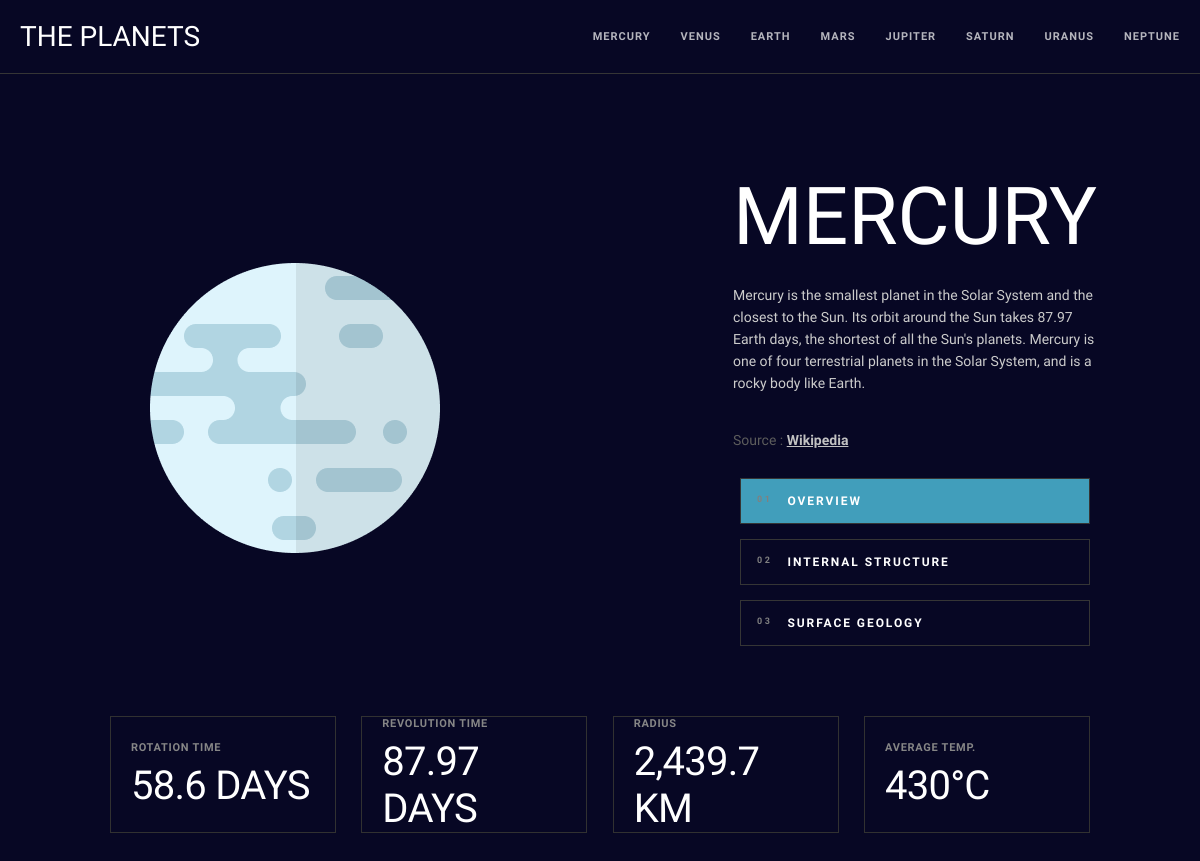
Screenshot of /MERCURY/ with the database file from the repository.
### base/models.py (models this page shows)
class PlanetInfo(models.Model):
    titlename = models.CharField(max_length=64)
    content1 = models.TextField(max_length=1024)
    content2 = models.TextField(max_length=1024)
    content3 = models.TextField(max_length=1024)
    source = models.TextField(max_length=500)
    planetimage1 = models.FileField(upload_to='planet_images/')
    planetimage2 = models.FileField(upload_to='planet_images/')
    planetimage3 = models.FileField(upload_to='planet_images/')
    button1content = models.TextField(max_length=32)
    button2content = models.TextField(max_length=32)
    button3content = models.TextField(max_length=32)
    button4content = models.TextField(max_length=32, default="Default button 4 text")
    animationcolor = models.CharField(max_length=64)

### base/views.py (the view)
# urls.py: 2. Add a URL to urlpatterns:  path('', views.home, name='home')
def home(request, pk=None):
    if pk is None:
        return redirect('planet-filtered', pk='MERCURY')
    planet = get_object_or_404(PlanetInfo, titlename=pk)
    planets = PlanetInfo.objects.all()
    context = {
        'filtered_planet': planet,
        'planets': planets,
    }
    return render(request, 'home.html', context)

### base/templates/home.html (shortened to what this page needs)
{% extends 'main.html' %}
{% block content %}
    <div class="main-content-container">
    <div class="main-selector">
        <div class="main-img-selector">
            <div class="image-absolute">
            <img id="planet-images" class="invisible animation1" src="{{ filtered_planet.planetimage1.url }}">
        </div>
        </div>
        <div class="main-content-selector animation2">
            <div class="content-selector">
                <p class="content-title">{{ filtered_planet.titlename }}</p>
                <p class="content-text tx1">{{ filtered_planet.content1 }}
                    </p>
                <p class="content-source">Source : <a href="{{ filtered_planet.source }}" target="_blank" class="source-link">Wikipedia</a></p>
            </div>
            <div class="delete-it">
            <div class="buttons-div">
                <button class="buttons-div-button anotherbutton2" data-color="{{ filtered_planet.animationcolor }}"><span class="button-number">01</span> OVERVIEW</button>
                <button class="buttons-div-button anotherbutton2" data-color="{{ filtered_planet.animationcolor }}"><span class="button-number">02</span> INTERNAL STRUCTURE</button>
                <button class="buttons-div-button anotherbutton2" data-color="{{ filtered_planet.animationcolor }}"><span class="button-number">03</span> SURFACE GEOLOGY</button>
            </div>
        </div>
        </div>
    </div>
</div>
<div class="main-buttons-container">
    <div class="record-container">
        <div class="record-selector">
            <p class="record-left">ROTATION TIME</p>
            <p class="record-right">{{ filtered_planet.button1content }}</p>
        </div>
        <div class="record-selector">
            <p class="record-left">REVOLUTION TIME</p>
            <p class="record-right">{{ filtered_planet.button2content }}</p>
        </div>
        <div class="record-selector">
            <p class="record-left">RADIUS</p>
            <p class="record-right">{{ filtered_planet.button3content }}</p>
        </div>
        <div class="record-selector">
            <p class="record-left">AVERAGE TEMP.</p>
            <p class="record-right">{{ filtered_planet.button4content }}</p>
        </div>
    </div>
</div>
{% endblock %}

### base/templates/main.html (shortened to what this page needs)
{% load static %}
<!DOCTYPE html>
<html lang="en">
<head>
    <link rel="stylesheet" href="{% static 'css/styles.css' %}">
</head>
<body>
    <header>
    {% include 'navbar.html' %}
    </header>
    {% block content %}
    {% endblock %}
</body>
</html>

### base/templates/navbar.html (shortened to what this page needs)
        {% load static %}
        <div class="main-header">
            <p class="header-title">THE PLANETS</p>
            <div class="planet-links-container">
                {% for planet in planets %}
                <a href="{% url 'planet-filtered' planet.titlename %}" class="planet-links" data-color="{{ planet.animationcolor }}">{{planet.titlename}}</a>
                {% endfor %}
            </div>
        </div>

### rows the page displays
PlanetInfo: titlename "MERCURY", planetimage1 (picture), content1 "Mercury is the smallest planet in the Solar System and the closest to the Sun. Its orbit around the Sun takes 87.97 Earth days, the shortest of all the Sun's planets. Mercury is one of four terrestrial planets in the Solar System, and is a rocky body like Earth.", button1content "58.6 DAYS", button2content "87.97 DAYS", button3content "2,439.7 KM", button4content "430°C"
PlanetInfo: titlename "VENUS"
PlanetInfo: titlename "EARTH"
PlanetInfo: titlename "MARS"
PlanetInfo: titlename "JUPITER"
PlanetInfo: titlename "SATURN"
PlanetInfo: titlename "URANUS"
PlanetInfo: titlename "NEPTUNE"
